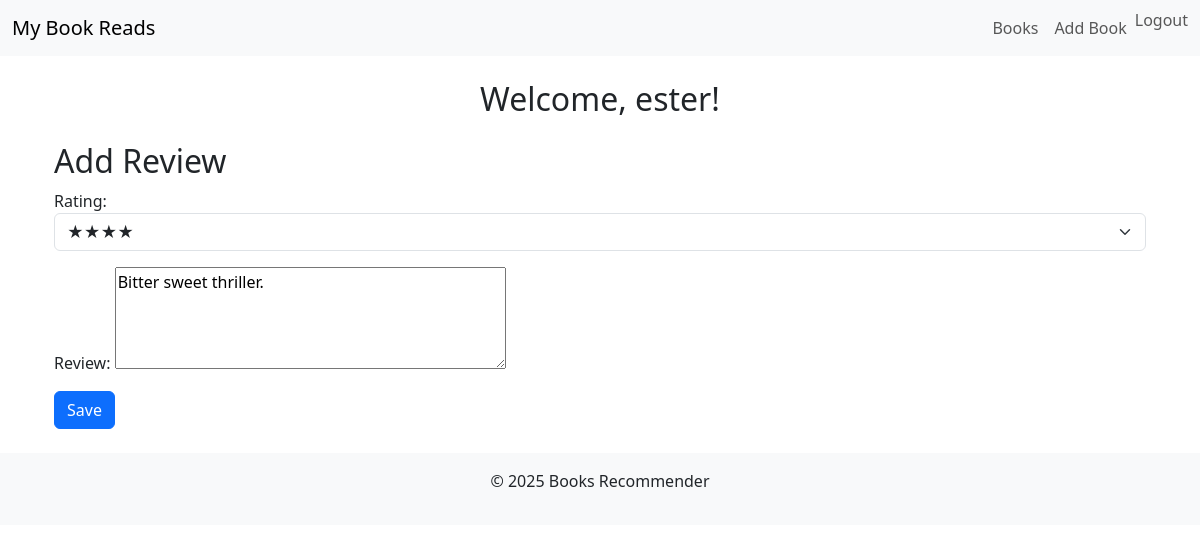
/reviews/2/edit/ (signed in), run on an earlier commit of the app's database.
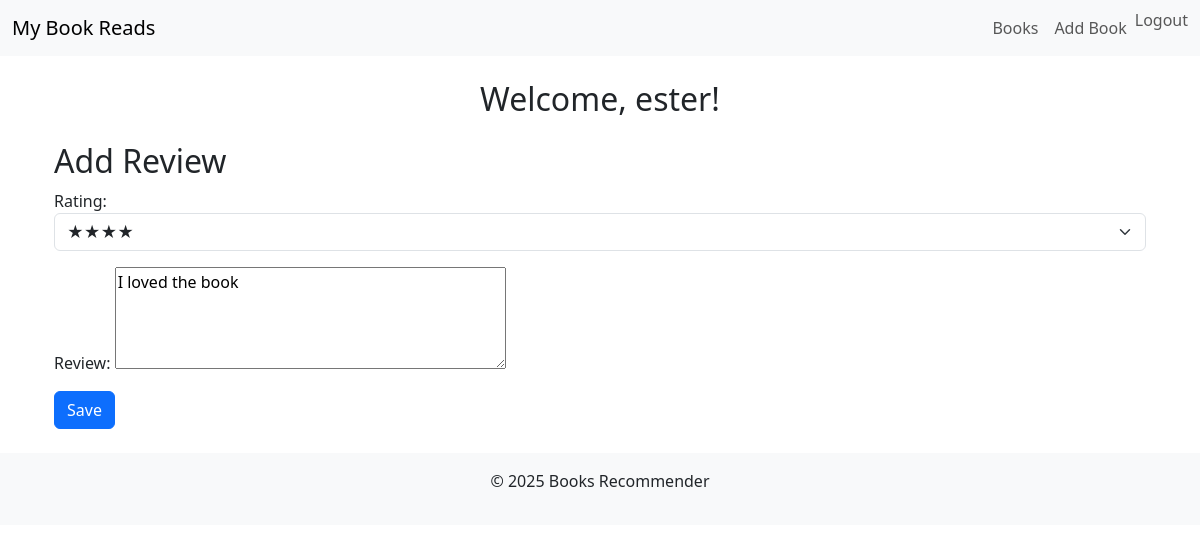
And on a later commit of the database.
### books/models.py (models this page shows, shortened)
class Review(models.Model):
    RATING_CHOICES = [
        (1, '★'),
        (2, '★★'),
        (3, '★★★'),
        (4, '★★★★'),
        (5, '★★★★★'),
    ]
    book= models.ForeignKey(Book, on_delete=models.CASCADE, related_name='reviews')
    user = models.ForeignKey(User, on_delete=models.CASCADE, related_name='reviews')
    rating = models.PositiveIntegerField(
        choices=RATING_CHOICES,
        validators=[MinValueValidator(1), MaxValueValidator(5)]
    )
    review = models.TextField(blank=True, null=True)
    created_at= models.DateTimeField(auto_now_add=True)
    updated_at = models.DateTimeField(auto_now=True)
    class Meta:
        unique_together = ['book', 'user']
        ordering = ['-created_at']

### books/views.py (the view)
# urls.py: path("reviews/<int:pk>/edit/", views.review_edit, name="review_edit"),
@login_required
def review_edit(request, pk):
    review = get_object_or_404(Review, pk=pk, user=request.user)
    if request.method == "POST":
        form = ReviewForm(request.POST, instance=review)
        if form.is_valid():
            form.save()
            return redirect("review_detail", pk=pk)
    else:
        form = ReviewForm(instance=review)
    return render(request, "books/review_form.html", {"form": form})

### books/forms.py
class ReviewForm(forms.ModelForm):
    class Meta:
        model = Review
        fields = ['rating', 'review']
        widgets = {
            'rating': forms.Select(attrs={'class': 'form-select'}),
            'review': forms.Textarea(attrs={'rows': 4, 'placeholder': 'Write your review here...'}),
        }
    def __init__(self, *args, **kwargs):
        super().__init__(*args, **kwargs)
        self.fields['rating'].widget.attrs['class'] = 'form-select'

### books/templates/books/review_form.html (shortened to what this page needs)
{% extends "books/base.html" %}
{% block content %}
<div class="container">
  <h2>{% if object %}Edit Review{% else %}Add Review{% endif %}</h2>
  <form method="post">
    {{ form.as_p }}
    <button type="submit" class="btn btn-primary">Save</button>
  </form>
</div>
{% endblock %}

What changed in the data, as far as the page shows it:
changed Review: review "Bitter sweet thriller." → "I loved the book"
